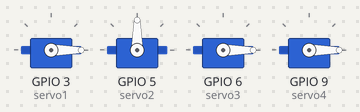
A sketch run on a simulated ESP32. Parts: 4 × servo.

Above: at 0.0 s.
At 3.1 s:
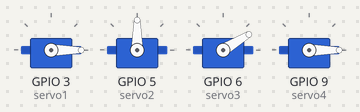
At 6.05 s:
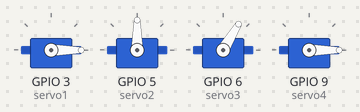
At 8.9 s:
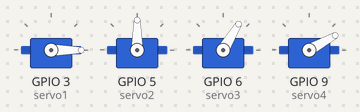
Timing chart, 0 to 10.4 s (numbered marks = the images above):
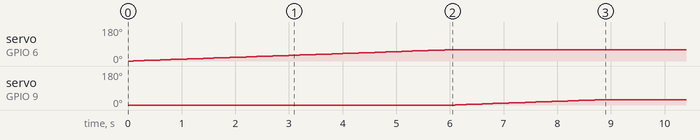

The sketch:

Forward_Kinematics.ino
```cpp
#include <Servo.h>

Servo myservo1;  // create servo object to control a servo
Servo myservo2;
Servo myservo3;
Servo myservo4;
// Recommended PWM GPIO pins on the ESP32 include 2,4,12-19,21-23,25-27,32-33
int servo1 = 3;
int servo2 = 5;
int servo3 = 6;
int servo4 = 9;

void setup() {

  myservo1.attach(servo1);
  myservo2.attach(servo2);
  myservo3.attach(servo3);
  myservo4.attach(servo4);
}

void loop() {

  rotation();

}

void rotation(){
  int val1 = 0;
  int val2 = 90;
  int val3 = 60;
  int val4 = 30;

  myservo1.write(0);
  myservo2.write(90);
  myservo3.write(0);
  myservo4.write(0);

for(int i=0; i<val1; i++){
  myservo1.write(i);
  delay(100);
}

for(int i=90; i<val2; i++){
  myservo1.write(i);
  delay(100);
}

for(int i=0; i<val3; i++){
  myservo3.write(i);
  delay(100);
}

for(int i=0; i<val4; i++){
  myservo4.write(i);
  delay(100);
}
myservo1.detach();
myservo2.detach();
myservo3.detach();
myservo4.detach();
delay(100000);
}
```

Measured:
- by itself, servo on GPIO 6 (servo3): moves from 0° to 59° over 5.8 s
- by itself, servo on GPIO 9 (servo4): moves from 0° to 29° over 2.8 s
